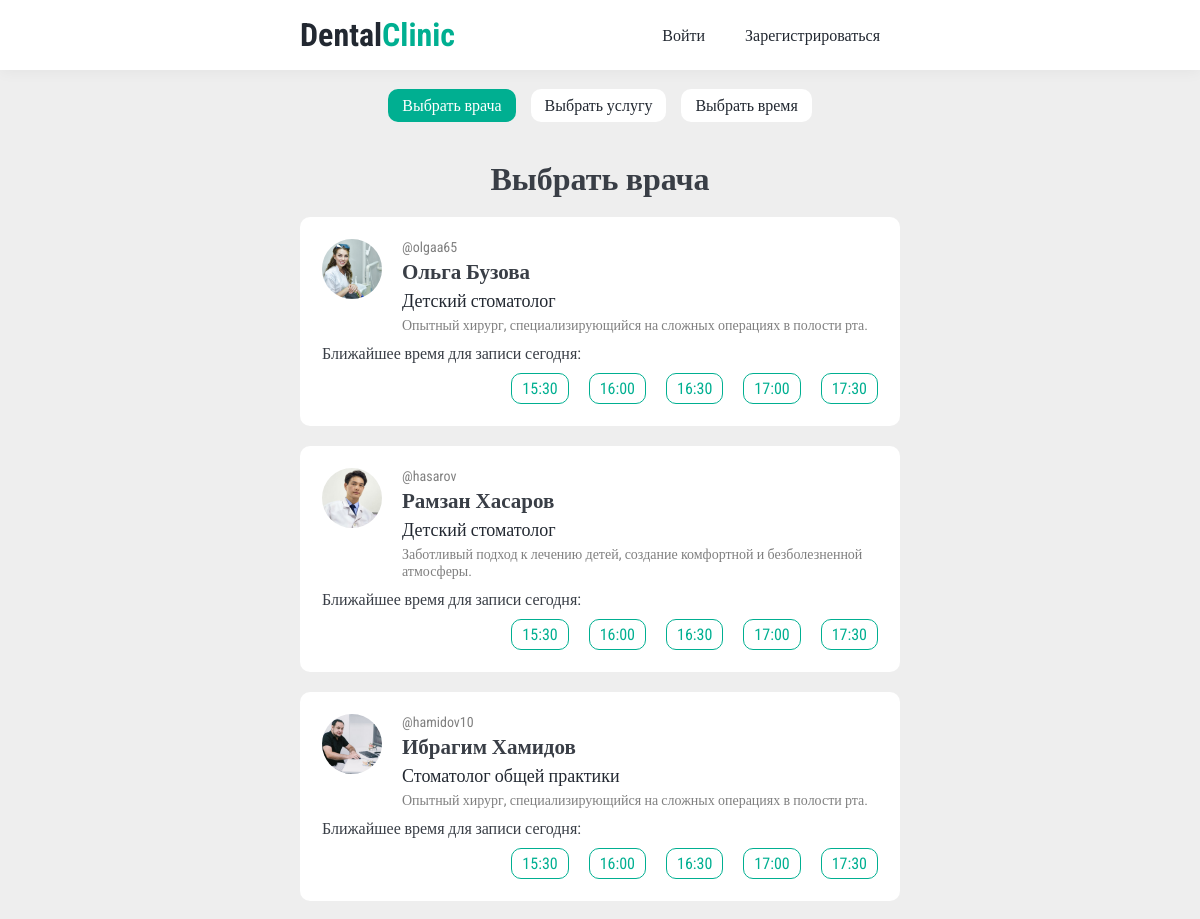
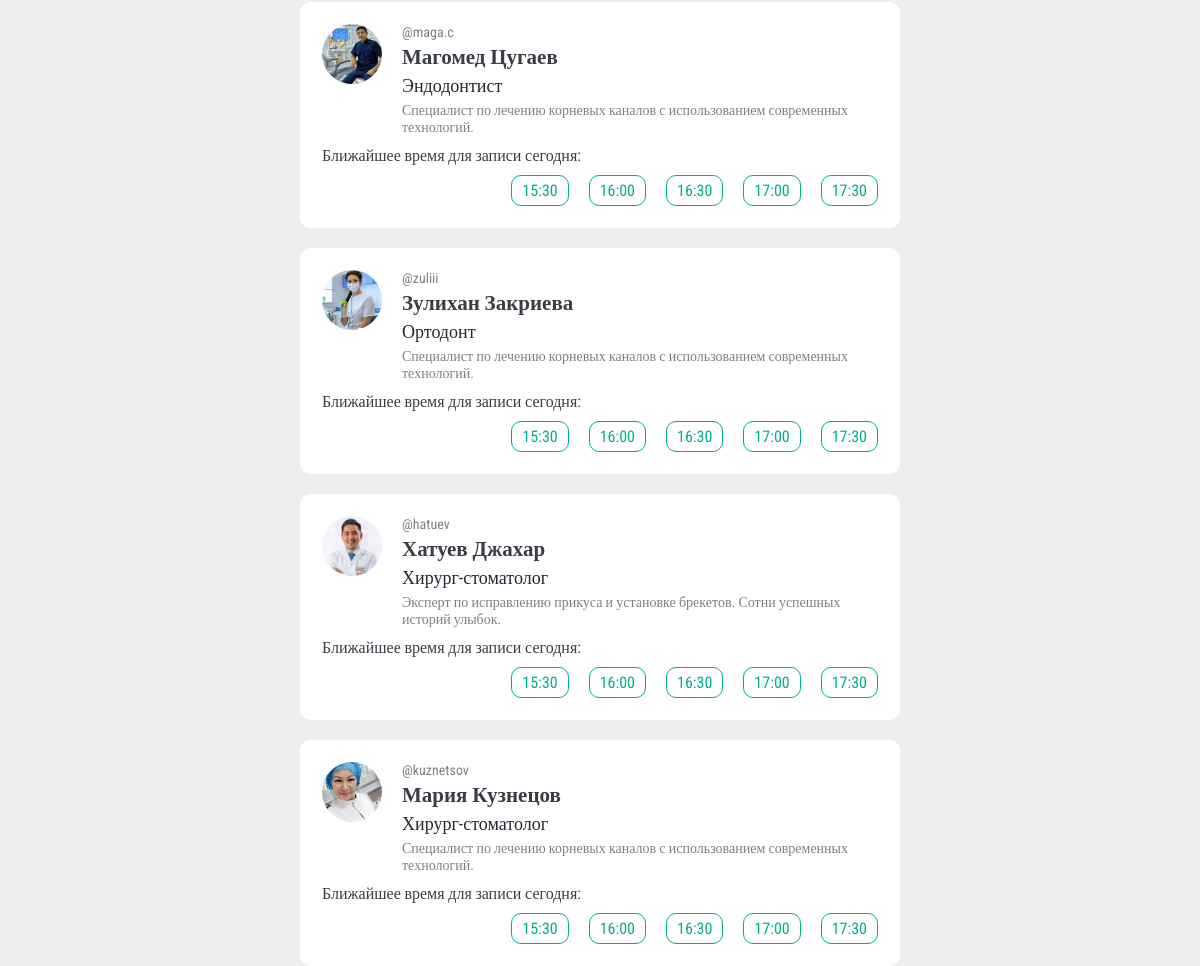
Screenshot of /select_specialist/m-1s-1d-1 with the database file from the repository (2 pictures, top to bottom).
### main/models.py (models this page shows, shortened)
class User(AbstractUser):
    ROLE_ENUM = (
        (1, 'Пользователь'),
        (2, 'Врач'),
    )
    role = models.IntegerField(
        choices=ROLE_ENUM,
        default=1
    )
    avatar = models.ImageField(blank=True, verbose_name='Аватарка')
    phone_number = models.CharField(max_length=25, blank=True, verbose_name='Номер телефона')
    def get_avatar_url(self):
        if not self.avatar:
            return 'https://abrakadabra.fun/uploads/posts/2021-12/1640528661_1-abrakadabra-fun-p-serii-chelovek-na-avu-1.png'
        return self.avatar.url
    def get_appointment_by_list(self):
        appointments = self.dentist_appointments.all()
        return [(appointment.date_time, appointment.get_duration()) for appointment in appointments]
    def get_free_times(self):
        if self.role == 1:
            raise Exception('Попытка получения свободного времени у обычного пользователя')
        profile = self.profile
        if profile is None:
            raise Exception('У специалиста отсутвует специализация (Profile)')
        appointments = self.get_appointment_by_list()
        result = utils.get_free_times(appointments, profile.start_time, profile.end_time)[:6]
        result = {
            'date_str': result[0],
            'times': [{
                'datetime': result[1][i].strftime("%Y-%m-%d-%H-%M"),
                'time_str': result[1][i].strftime("%H:%M")
            } for i in range(min(len(result[1]), 6))],
        }
        return result

class Profile(models.Model):
    user = models.OneToOneField(User, on_delete=models.CASCADE)
    specialization = models.CharField(max_length=100, blank=True)
    contact_info = models.TextField(blank=True)
    description = models.TextField(verbose_name='Краткое портфолио')
    address = models.CharField(max_length=150, blank=True, verbose_name='Адрес')
    services = models.ManyToManyField('Service', related_name='profiles', blank=True, verbose_name='Услуги')
    start_time = models.TimeField(default=datetime.time(9, 0))
    end_time = models.TimeField(default=datetime.time(18, 0))

class Appointment(models.Model):
    ORDER_STATUS_CHOICES = (
        (1, 'Создана'),
        (2, 'Принято'),
        (3, 'В процессе'),
        (4, 'Выполнен'),
        (5, 'Отменен'),
    )
    order_number = models.PositiveIntegerField(unique=True,
                                               validators=[MinValueValidator(10000), MaxValueValidator(99999), ],
                                               verbose_name='Номер заказа')
    user = models.ForeignKey(User, related_name='user_appointments', on_delete=models.CASCADE)
    dentist = models.ForeignKey(User, related_name='dentist_appointments', on_delete=models.CASCADE)
    order_status = models.IntegerField(default=1, choices=ORDER_STATUS_CHOICES, verbose_name='Статус')
    date_time = models.DateTimeField()
    def get_duration(self):
        total = 0
        for appointment in self.appointments.all():
            total += appointment.service.duration
        return total

class AppointmentService(models.Model):
    appointment = models.ForeignKey(Appointment, related_name='appointments', on_delete=models.CASCADE)
    service = models.ForeignKey(Service, on_delete=models.CASCADE)
    quantity = models.IntegerField(default=1)

class Service(models.Model):
    title = models.CharField(max_length=100)
    description = models.TextField(blank=True)
    duration = models.IntegerField(default=60)
    price = models.IntegerField()

### main/views.py (the view)
def select_specialist(request: HttpRequest, specialist_id: int, service_ids: [int], dt: datetime):
    data = create_base_data()
    data['specialist_id'] = specialist_id
    data['service_id'] = service_ids
    data['date'] = dt
    data['workers'] = User.objects.filter(role=2)
    return render(request, 'specialists.html', data)

### main/converters.py (called while the page is built)
    def to_python(self, value: str) -> [int]:
        return [int(item) for item in value.split(',')]

### main/utils.py (called while the page is built)
def get_free_times_in_day(d: date, appointments: [(datetime, int)], start_time: time, end_time: time):
    result = []
    d = datetime.combine(d, start_time)
    while d.time() < end_time:
        result.append(d.time())
        d += timedelta(minutes=30)
    for appointment in appointments:
        start_appointment = (appointment[0] - timedelta(minutes=30)).time()
        end_appointment = (appointment[0] + timedelta(minutes=appointment[1])).time()
        result = list(filter(lambda x: x >= end_appointment or x <= start_appointment, result))
    return result

### main/views.py (called while the page is built)
def create_base_data(title: str = None):
    if not title:
        title = DEFAULT_TITLE
    return {
        'title': title,
    }

### main/templates/specialists.html (shortened to what this page needs)
{% extends  "appointmenting.html" %}
{% load static %}
{% block twostyles  %}
<link type="text/css" rel="stylesheet" href="{% static 'css/specialists.css' %}">
{% endblock %}
{% block container  %}
<h1>Выбрать врача</h1>
<br>
<div class="workers">
    {% for worker in workers %}
    <div id="worker-card-{{worker.id}}" class="worker-card">
        <div class="worker">
            <img src="{{worker.get_avatar_url}}">
            <div class="worker-info">
                <span class="username">@{{worker.username}}</span>
                <span class="title-specialist">{{worker.first_name}} {{worker.last_name}}</span>
                <span class="work-title">{{worker.profile.specialization}}</span>
                <span class="description">{{worker.profile.description}}</span>
            </div>
        </div>
        <span>Ближайшее время для записи {{worker.get_free_times.date_str}}:</span>
        <div class="buttons">
            {% for time in worker.get_free_times.times %}
            <button  name="{{time.datetime}}" class="time-button">{{time.time_str}}</button>
            {% endfor%}
        </div>
    </div>
    {% endfor%}
</div>
{% endblock %}

### main/templates/appointmenting.html (shortened to what this page needs)
{% extends  "base.html" %}
{% load static %}
{% block head  %}
<link type="text/css" rel="stylesheet" href="{% static 'css/appointmenting.css' %}">
{% block twostyles  %}
{% endblock %}
{% endblock %}
{% block content  %}
<br>
<div class="switch-buttons">
    <button id="specialist-button" class="switch-button">Выбрать врача</button>
    <button id="service-button" class="switch-button">Выбрать услугу</button>
    <button id="date-button" class="switch-button">Выбрать время</button>
</div>
<br><br>
<div class="container">
    {% block container  %}
    {% endblock %}
</div>
{% endblock %}

### main/templates/base.html (shortened to what this page needs)
{% load static %}
<!DOCTYPE html>
<html lang="en">
<head>
    <link type="text/css" rel="stylesheet" href="{% static 'css/root.css' %}">
    <link type="text/css" rel="stylesheet" href="{% static 'css/generic.css' %}">
    <link type="text/css" rel="stylesheet" href="{% static 'css/head.css' %}">
    <link type="text/css" rel="stylesheet" href="{% static 'css/icons.css' %}">
    {% block head  %}
    {% endblock %}
        {% load static %}
</head>
<body>
<div class="head">
    <div class="head-content horizontal-container">
        <div class="logo">
            <span class="text-logo-part-1">Dental</span><span class="text-logo-part-2">Clinic</span>
        </div>
        <nav class="nav-menu horizontal-container">
            {% if user.is_authenticated %}
                <a href="/logout" class="nav-item profile-text">{{ user.username }}</a>
            {% else %}
                <a href="/login" class="nav-item">Войти</a>
                <a href="/register" class="nav-item">Зарегистрироваться</a>
            {% endif %}
        </nav>
    </div>
</div>
{% block content  %}
{% endblock %}
</body>
</html>

### main/static/css/root.css (style rules this page uses)
:root { --base-font: "Roboto Condensed"; --logo-font: "Roboto Condensed"; --background-color-1: #ffffff; --background-color-2: #EEEEEE; --background-header: var(--background-color-1); --color-1: #222831; --color-2: #393E46; --color-3: #445069; --color-hover-1: #00AF91; --color-hover-2: #FF894C; --color-transparent: rgba(0, 0, 0, 0.5); --error-color: #D80032; --light-color: rgba(46, 49, 47, 0.25); --shadow: rgba(0, 0, 0, 0.05); --shadow-blur: 15px; --base-border-radius: 10px; --base-transition: all 0.2s ease-in; --max-width: 600px; }
* { margin: 0; padding: 0; box-sizing: border-box; font-family: var(--base-font); color: var(--color-2); transition: var(--base-transition); scrollbar-width: none; -ms-overflow-style: none; text-decoration: none; }
*, *:hover { transition: var(--base-transition); }
button { outline: none; border: none; border-radius: var(--base-border-radius); }

### main/static/css/generic.css (style rules this page uses)
body { background-color: var(--background-color-2); min-height: 100vh; }
h1 { font-weight: 600; color: var(--color-2); }
a { color: var(--color-1); }
.container { display: flex; flex-direction: column; justify-content: space-between; align-items: center; max-width: var(--max-width); margin: auto; }
.horizontal-container { display: flex; flex-direction: row; justify-content: space-between; align-items: center; }

### main/static/css/head.css (style rules this page uses)
.head { width: 100vw; height: 70px; background-color: var(--background-header); box-shadow: 0 1px var(--shadow-blur) var(--shadow); font-size: 24px; }
.head-content { margin: auto; max-width: 600px; height: 100%; }
.text-logo-part-1, .text-logo-part-2 { font-family: var(--logo-font); font-weight: 700; font-size: 32px; }
.text-logo-part-1 { color: var(--color-1); }
.text-logo-part-2 { color: var(--color-hover-1); }
.nav-menu { width: auto; }
.nav-item { font-size: 16px; margin: auto 20px; text-decoration: none; }

### main/static/css/appointmenting.css (style rules this page uses)
.switch-buttons { display: flex; flex-direction: row; justify-content: center; max-width: var(--max-width); margin: 0 auto; gap: 15px; }
.switch-button { color: var(--color-1); background-color: var(--background-color-1); font-size: 16px; padding: 7px 14px; }
.switch-button.active { background-color: var(--color-hover-1); color: var(--background-color-1); }
.worker { width: 100%; height: auto; display: flex; flex-direction: row; gap: 20px; }
.worker img { width: 60px; height: 60px; object-fit: cover; border-radius: 60px; }
.worker-info { display: flex; flex-direction: column; gap: 5px; width: 100%; }
.username { font-size: 14px; font-weight: 400; color: var(--color-transparent) }
.title-specialist { font-size: 21px; font-weight: 600; }
.work-title { font-size: 18px; color: var(--color-1) }

### main/static/css/specialists.css (style rules this page uses)
.workers { display: flex; flex-direction: column; gap: 20px; width: 100%; margin: auto; }
.worker-card { --padding: 20px; width: calc(100%); height: auto; display: flex; flex-direction: column; gap: 10px; padding: var(--padding); background-color: var(--background-color-1); border: 2px solid transparent; border-radius: var(--base-border-radius); }
.description { font-size: 14px; color: var(--color-transparent) }
.buttons { display: flex; flex-direction: row; justify-content: right; gap: 20px; }
.time-button { width: auto; padding: 5px 10px; font-size: 16px; align-self: flex-end; border: 1px solid var(--color-hover-1); border-radius: var(--base-border-radius); background-color: transparent; color: var(--color-hover-1); }

### rows the page displays
User: get_avatar_url (picture), username "olgaa65", first_name "Ольга", last_name "Бузова", profile.specialization "Детский стоматолог", profile.description "Опытный хирург, специализирующийся на сложных операциях в полости рта.", get_free_times.date_str "сегодня", time_str "15:30" "16:00" "16:30" "17:00" "17:30"
User: get_avatar_url (picture), username "hasarov", first_name "Рамзан", last_name "Хасаров", profile.specialization "Детский стоматолог", profile.description "Заботливый подход к лечению детей, создание комфортной и безболезненной атмосферы.", get_free_times.date_str "сегодня", time_str "15:30" "16:00" "16:30" "17:00" "17:30"
User: get_avatar_url (picture), username "hamidov10", first_name "Ибрагим", last_name "Хамидов", profile.specialization "Стоматолог общей практики", profile.description "Опытный хирург, специализирующийся на сложных операциях в полости рта.", get_free_times.date_str "сегодня", time_str "15:30" "16:00" "16:30" "17:00" "17:30"
User: get_avatar_url (picture), username "maga.c", first_name "Магомед", last_name "Цугаев", profile.specialization "Эндодонтист", profile.description "Специалист по лечению корневых каналов с использованием современных технологий.", get_free_times.date_str "сегодня", time_str "15:30" "16:00" "16:30" "17:00" "17:30"
User: get_avatar_url (picture), username "zuliii", first_name "Зулихан", last_name "Закриева", profile.specialization "Ортодонт", profile.description "Специалист по лечению корневых каналов с использованием современных технологий.", get_free_times.date_str "сегодня", time_str "15:30" "16:00" "16:30" "17:00" "17:30"
User: get_avatar_url (picture), username "hatuev", first_name "Хатуев", last_name "Джахар", profile.specialization "Хирург-стоматолог", profile.description "Эксперт по исправлению прикуса и установке брекетов. Сотни успешных историй улыбок.", get_free_times.date_str "сегодня", time_str "15:30" "16:00" "16:30" "17:00" "17:30"
User: get_avatar_url (picture), username "kuznetsov", first_name "Мария", last_name "Кузнецов", profile.specialization "Хирург-стоматолог", profile.description "Специалист по лечению корневых каналов с использованием современных технологий.", get_free_times.date_str "сегодня", time_str "15:30" "16:00" "16:30" "17:00" "17:30"
